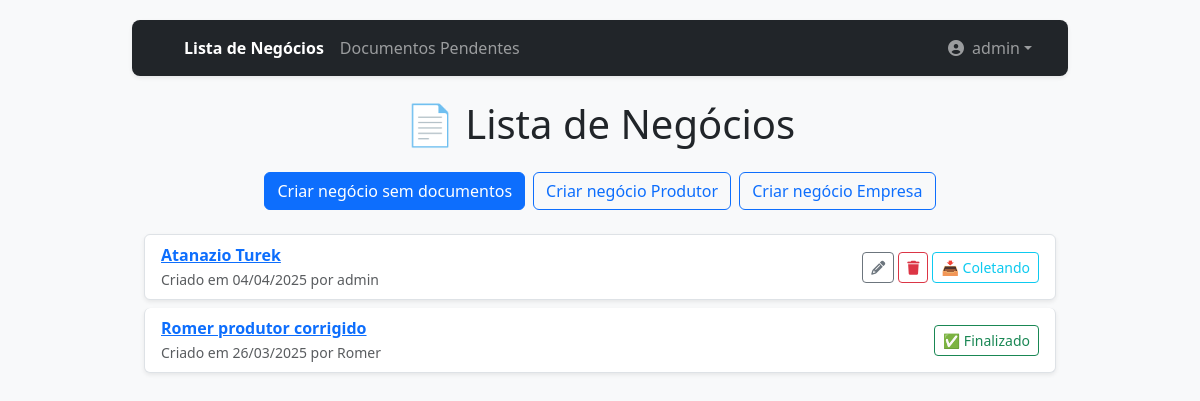
The app's page / (signed in) with its own data.
### negocios/models.py (models this page shows, shortened)
class Business(models.Model):
    STATUS_CHOICES = [
        ('collecting', 'Coletando documentos'),
        ('finalized', 'Finalizado'),
    ]
    business_text = models.CharField(max_length=200, unique=True)
    owner = models.ForeignKey(settings.AUTH_USER_MODEL, on_delete=models.CASCADE, related_name='businesses_owned')
    pub_date = models.DateTimeField("date published", default=timezone.now)
    status = models.CharField(max_length=20, choices=STATUS_CHOICES, default='collecting')

### negocios/views.py (the view, shortened to what this page needs)
# urls.py: path('', BusinessListView.as_view(), name='business_list'),
class BusinessListView(OwnerListView):
    model = Business
    template_name = 'negocios/business_list.html'
    context_object_name = 'businesses'
    def get_queryset(self):
        return Business.objects.all().order_by('-pub_date')  # Используем `-` для обратного порядка

### negocios/templates/negocios/business_list.html (shortened to what this page needs)
{% extends "base_menu.html" %}
{% block content %}
{% if user.is_authenticated %}
<div class="container mt-4">
    <h1 class="mb-4 text-center display-6">📄 Lista de Negócios</h1>
    <div class="d-flex flex-wrap justify-content-center gap-2 mb-4">
        <a href="{% url 'negocios:business_create' %}" class="btn btn-primary">Criar negócio sem documentos</a>
        <a href="{% url 'negocios:business_create_produtor' %}" class="btn btn-outline-primary">Criar negócio
            Produtor</a>
        <a href="{% url 'negocios:business_create_empresa' %}" class="btn btn-outline-primary">Criar negócio Empresa</a>
    </div>
    {% if businesses %}
    <div class="list-group">
        {% for business in businesses %}
        <div class="list-group-item d-flex justify-content-between align-items-center flex-wrap shadow-sm rounded mb-2">
            <div>
                <a href="{% url 'negocios:business_detail' business.id %}" class="fw-bold">
                    {{ business.business_text }}
                </a><br>
                <small class="text-muted">
                    Criado em {{ business.pub_date|date:"d/m/Y" }} por {{ business.owner.username }}
                </small>
            </div>
            <div class="d-flex align-items-center gap-1">
                {% if business.owner == user %}
                <a href="{% url 'negocios:business_update' business.id %}" class="btn btn-sm btn-outline-secondary">
                    <i class="fa fa-pencil"></i>
                </a>
                <a href="{% url 'negocios:business_delete' business.id %}" class="btn btn-sm btn-outline-danger">
                    <i class="fa fa-trash"></i>
                </a>
                {% endif %}
                <form method="post" class="d-inline">
                    <button type="submit"
                            class="btn btn-sm {% if business.status == 'collecting' %}btn-outline-info{% else %}btn-outline-success{% endif %}">
                        {% if business.status == 'collecting' %}
                        📥 Coletando
                        {% else %}
                        ✅ Finalizado
                        {% endif %}
                    </button>
                </form>
            </div>
        </div>
        {% endfor %}
    </div>
    {% else %}
    <p class="text-muted text-center">Nenhum negócio disponível.</p>
    {% endif %}
</div>
{% else %}
<div class="container mt-4">
    <div class="alert alert-warning text-center">
        Você não está logado. <a href="{% url 'login' %}?next={{ request.path }}">Clique aqui para entrar.</a>
    </div>
</div>
{% endif %}
{% endblock %}

### templates/base_menu.html (shortened to what this page needs)
{% extends 'base_bootstrap.html' %}
{% load app_tags %}
{% block navbar %}
<nav class="navbar navbar-expand-lg navbar-dark bg-dark shadow-sm rounded-3 px-3 py-2">
  <div class="container-fluid">
    <div class="collapse navbar-collapse" id="navbarNavDropdown">
      <ul class="navbar-nav me-auto mb-2 mb-lg-0">
        {% url 'negocios:business_list' as business_url %}
        {% url 'negocios:report_preview' as report_url %}
        <li class="nav-item">
          <a class="nav-link {% if request.path == business_url %}active fw-semibold{% endif %}" href="{{ business_url }}">
            Lista de Negócios
          </a>
        </li>
        <li class="nav-item">
          <a class="nav-link {% if request.path == report_url %}active fw-semibold{% endif %}" href="{{ report_url }}">
            Documentos Pendentes
          </a>
        </li>
      </ul>
      <ul class="navbar-nav ms-auto mb-2 mb-lg-0">
        {% if user.is_authenticated %}
          <li class="nav-item dropdown">
            <a class="nav-link dropdown-toggle d-flex align-items-center" href="#" role="button" data-bs-toggle="dropdown" aria-expanded="false">
              <i class="fas fa-user-circle me-2"></i> {{ user.username }}
            </a>
          </li>
        {% else %}
          <li class="nav-item">
            <a class="nav-link" href="{% url 'login' %}?next={% url 'negocios:business_list' %}">Login</a>
          </li>
        {% endif %}
      </ul>
    </div>
  </div>
</nav>
{% endblock %}

### negocios/templates/base_bootstrap.html (style rules this page uses)
body { background-color: #f8f9fa; font-family: 'Segoe UI', sans-serif; }
.navbar { border-radius: 10px; margin-bottom: 20px; }
.container { max-width: 960px; margin-top: 20px; }

### records on screen
Business: business_text "Atanazio Turek", pub_date "04/04/2025", owner.username "admin", status "📥 Coletando"
Business: business_text "Romer produtor corrigido", pub_date "26/03/2025", owner.username "Romer", status "✅ Finalizado"

### other values on screen
{{ user.username }} "admin"
